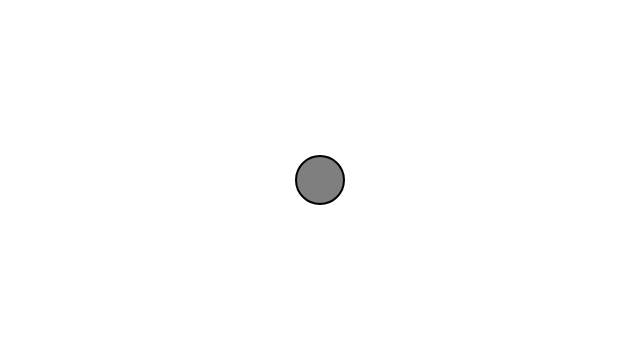
Frame 1 (no input)
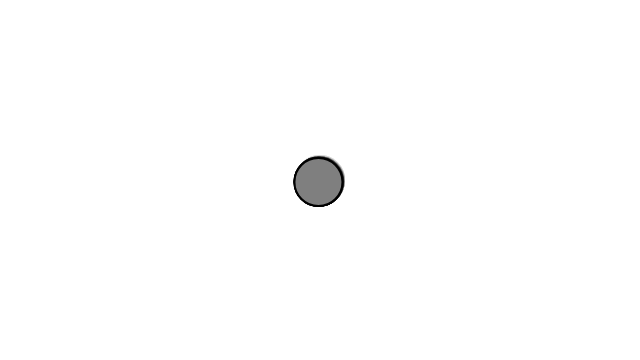
Frame 60 (no input)
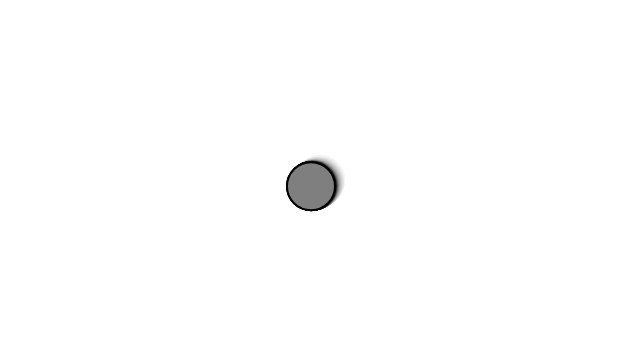
Frame 120 (the mouse pressed at the canvas centre since frame 60)

The p5.js sketch that drew these frames (run headless with seeded random() and noise() and a simulated clock; from frame 60 on, the mouse is pressed at the canvas centre):

// p5.js sketch
// ── sketch.js
class Mover {
  constructor() {
    this.position = createVector(width / 2, height / 2);
    this.velocity = createVector(0, 0);
    this.offset = createVector(0, 10000);
    this.incr = createVector(0.1,0.1);
    this.topSpeed = 10;
  }

  show() {
    stroke(0);
    strokeWeight(2);
    fill(127);
    circle(this.position.x, this.position.y, 48);
  }

  checkEdges() {
    if (this.position.x > width) {
      this.position.x = 0;
    } else if (this.position.x < 0) {
      this.position.x = width;
    }

    if (this.position.y > height) {
      this.position.y = 0;
    } else if (this.position.y < 0) {
      this.position.y = height;
    }
  }


  update() {
    // acceleration = createVector(noise(this.offset.x), noise(this.offset.y))
    let xaccel = map(noise(this.offset.x),0,1,-0.01,0.01)
    let yaccel = map(noise(this.offset.y),0,1,-0.01,0.01)

    let acceleration = createVector(xaccel, yaccel)
    this.velocity.add(acceleration);
    this.velocity.limit(this.topSpeed)
    this.position.add(this.velocity);
    this.offset.add(this.incr)
  }
}
let mover;

function setup() {
  createCanvas(640, 360);
  mover = new Mover();
}

function draw() {
  background(235, 10);
  mover.update();
  mover.checkEdges();
  mover.show();
}
